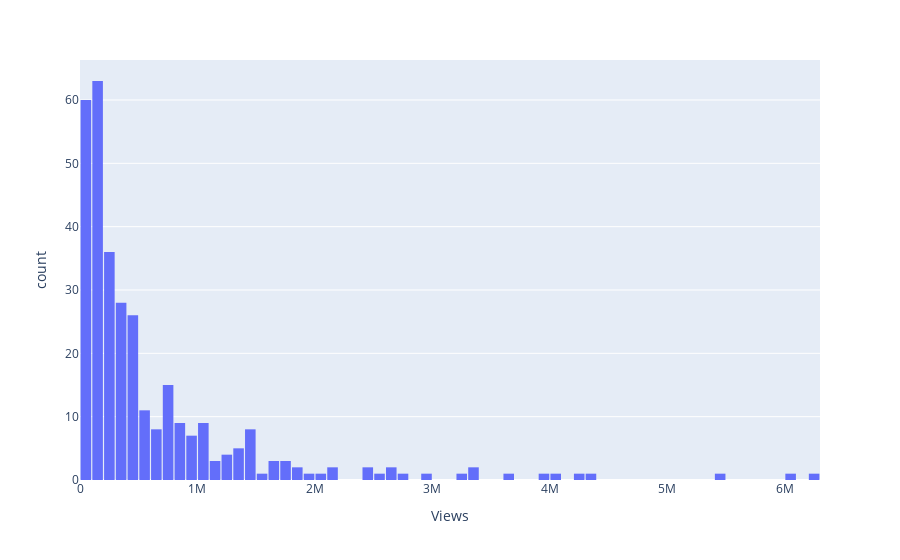

The code cell stored with this chart in its notebook:
### Code cell
fig3 = px.histogram(lexcast_df, x='Views', nbins=100)
fig3.update_layout(bargap=0.1)
fig3

### Figure 1 — Plotly figure (JSON) as saved in the notebook; plotly's stock layout.template omitted (floating-point values rounded to 4 significant figures; data arrays with more than 128 entries replaced by an {"elided": "..."} marker saying what was removed)
{"data": [{"alignmentgroup": "True", "bingroup": "x", "hovertemplate": "Views=%{x}<br>count=%{y}<extra></extra>", "legendgroup": "", "marker": {"color": "#636efa", "pattern": {"shape": ""}}, "name": "", "nbinsx": 100, "offsetgroup": "", "orientation": "v", "showlegend": false, "type": "histogram", "x": {"elided": "323 int values"}, "xaxis": "x", "yaxis": "y"}], "layout": {"bargap": 0.1, "barmode": "relative", "legend": {"tracegroupgap": 0}, "margin": {"t": 60}, "xaxis": {"anchor": "y", "domain": [0, 1], "title": {"text": "Views"}}, "yaxis": {"anchor": "x", "domain": [0, 1], "title": {"text": "count"}}}}
